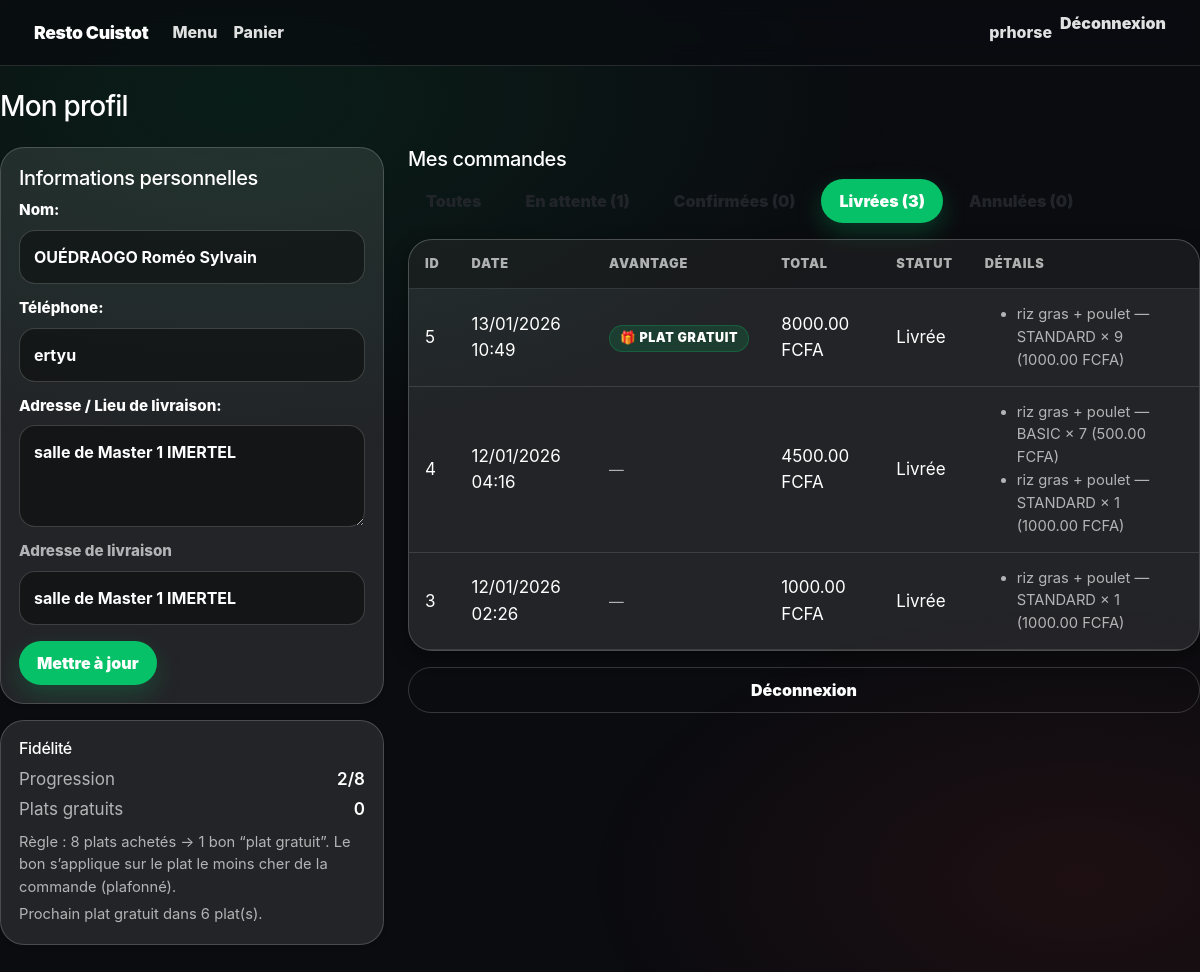
Page /comptes/profile/?status=delivered (signed in) on the committed database.
### comptes/models.py (models this page shows, shortened)
class UserProfile(models.Model):
    user = models.OneToOneField(
        settings.AUTH_USER_MODEL,
        on_delete=models.CASCADE,
        related_name="profile"
    )
    full_name = models.CharField(max_length=150, blank=True)
    phone = models.CharField(max_length=10, blank=True)
    address = models.TextField(blank=True ,default="salle de Master 1 IMERTEL")

### orders/models.py (models this page shows, shortened)
class Order(models.Model):
    STATUS_CHOICES = (
        ("pending", "En attente"),
        ("confirmed", "Confirmée"),
        ("canceled", "Annulée"),
        ("delivered", "Livrée"),
    )
    user = models.ForeignKey(
        settings.AUTH_USER_MODEL,
        on_delete=models.CASCADE,
        null=True, blank=True,
        related_name="orders",
    )
    created_at = models.DateTimeField(auto_now_add=True)
    customer_name = models.CharField(max_length=150)
    phone = models.CharField(max_length=20)
    address = models.TextField(blank=True, default="")
    subtotal = models.DecimalField(max_digits=10, decimal_places=2, default=Decimal("0.00"))
    discount_total = models.DecimalField(max_digits=10, decimal_places=2, default=Decimal("0.00"))
    total = models.DecimalField(max_digits=10, decimal_places=2, default=Decimal("0.00"))
    promo_code = models.CharField(max_length=32, null=True, blank=True)
    status = models.CharField(max_length=20, choices=STATUS_CHOICES, default="pending")

class OrderItem(models.Model):
    order = models.ForeignKey(Order, on_delete=models.CASCADE, related_name="items")
    meal = models.ForeignKey(Meal, on_delete=models.PROTECT)
    variant_code = models.CharField(max_length=20, default="standard")  # <-- AJOUT
    quantity = models.PositiveIntegerField(default=1)
    unit_price = models.DecimalField(max_digits=10, decimal_places=2)  # <-- un peu plus large

### shop/models.py (models this page shows, shortened)
class Meal(models.Model):
    category = models.ForeignKey(Category, on_delete=models.CASCADE, related_name='meals')
    name = models.CharField(max_length=150)
    slug = models.SlugField(unique=True)
    description = models.TextField(blank=True)
    is_active = models.BooleanField(default=True)
    image = models.ImageField(upload_to='meals/', blank=True, null=True)
    stock = models.PositiveIntegerField(default=0)  # stock global (optionnel)
    max_per_order = models.PositiveIntegerField(default=10)
    available_weekdays = models.JSONField(default=list, blank=True)  # ex: [0,2,4]

### comptes/views.py (the view)
# urls.py: path('profile/', views.profile, name='profile'),
@login_required
def profile(request):
    profile_obj, _ = UserProfile.objects.get_or_create(user=request.user)
    if request.method == "POST":
        form = ProfileForm(request.POST, instance=profile_obj)
        if form.is_valid():
            form.save()
    else:
        form = ProfileForm(instance=profile_obj)
    loyalty, _ = LoyaltyAccount.objects.get_or_create(user=request.user)
    free_vouchers = FreeItemVoucher.objects.filter(
        user=request.user,
        status=FreeItemVoucher.Status.AVAILABLE
    ).count()
    status = request.GET.get("status", "all")
    qs = (Order.objects
      .filter(user=request.user)
      .prefetch_related("items", "used_vouchers")  # used_vouchers = related_name dans FreeItemVoucher.used_order
      .order_by("-created_at"))
    if status != "all":
        qs = qs.filter(status=status)
    status_counts = (
        Order.objects.filter(user=request.user)
        .values("status")
        .annotate(n=Count("id"))
    )
    counts_map = {x["status"]: x["n"] for x in status_counts}
    counts = {
        "pending": counts_map.get("pending", 0),
        "confirmed": counts_map.get("confirmed", 0),
        "delivered": counts_map.get("delivered", 0),
        "canceled": counts_map.get("canceled", 0),
    }
    next_free_in = (8 - (loyalty.stamps % 8)) if (loyalty.stamps % 8) != 0 else 0
    return render(request, "registration/profile.html", {
        "form": form,
        "profile": profile_obj,   # <-- AJOUT
        "orders": qs,
        "status": status,
        "counts": counts,
        "loyalty_points": loyalty.stamps,
        "free_vouchers": free_vouchers,
        "next_free_in" : next_free_in,
    })

### comptes/forms.py
class ProfileForm(forms.ModelForm):
    address = forms.CharField(
        label="Adresse / Lieu de livraison",
        required=False,
        widget=forms.Textarea(attrs={
            "class": "form-control",
            "rows": 3,
            "readonly": "readonly"
        })
    )
    class Meta:
        model = UserProfile
        fields = ["full_name", "phone", "address"]
        labels = {
            "full_name": "Nom",
            "phone": "Téléphone",
        }
        widgets = {
            "full_name": forms.TextInput(attrs={"class": "form-control"}),
            "phone": forms.TextInput(attrs={"class": "form-control"}),
        }

### orders/cart.py (called while the page is built)
    def __len__(self):
        return sum(int(item.get("quantity", 0)) for item in self.cart.values())

### orders/context_processors.py (called while the page is built)
def cart(request):
    return {"cart": Cart(request)}

### comptes/templates/registration/profile.html (shortened to what this page needs)
{% extends "base.html" %}
{% block content %}
<h1 class="h3 mb-4">Mon profil</h1>
<div class="row g-4">
  <div class="col-lg-4">
    <div class="card card-body shadow-sm mb-3">
      <h2 class="h5">Informations personnelles</h2>
      <form method="post">
        {{ form.as_p }}
        <div class="mb-3">
          <label class="form-label text-muted">Adresse de livraison</label>
          <div class="form-control bg-light">
            {{ profile.address }}
          </div>
        </div>
        <button type="submit" class="btn btn-primary btn-sm">Mettre à jour</button>
      </form>
    </div>
    <div class="card card-body shadow-sm">
      <h2 class="h6 mb-2">Fidélité</h2>
      <div class="d-flex justify-content-between">
        <span class="text-muted">Progression</span>
        <span class="fw-semibold">{{ loyalty_points }}/8</span>
      </div>
      <div class="d-flex justify-content-between mt-1">
        <span class="text-muted">Plats gratuits</span>
        <span class="fw-semibold">{{ free_vouchers }}</span>
      </div>
      <div class="text-muted small mt-2">
        Règle : 8 plats achetés → 1 bon “plat gratuit”.
        Le bon s’applique sur le plat le moins cher de la commande (plafonné).
      </div>
      {% if next_free_in > 0 %}
        <div class="text-muted small mt-1">
          Prochain plat gratuit dans {{ next_free_in }} plat(s).
        </div>
      {% endif %}
    </div>
  </div>
  <div class="col-lg-8">
    <div class="d-flex justify-content-between align-items-center mb-2">
      <h2 class="h5 mb-0">Mes commandes</h2>
    </div>
    <div class="d-flex flex-wrap gap-2 mb-3">
      <a class="btn btn-sm {% if status == 'all' %}btn-dark{% else %}btn-outline-dark{% endif %}"
         href="?status=all">
      </a>
      <a class="btn btn-sm {% if status == 'pending' %}btn-dark{% else %}btn-outline-dark{% endif %}"
         href="?status=pending">
        En attente ({{ counts.pending }})
      </a>
      <a class="btn btn-sm {% if status == 'confirmed' %}btn-dark{% else %}btn-outline-dark{% endif %}"
         href="?status=confirmed">
        Confirmées ({{ counts.confirmed }})
      </a>
      <a class="btn btn-sm {% if status == 'delivered' %}btn-dark{% else %}btn-outline-dark{% endif %}"
         href="?status=delivered">
        Livrées ({{ counts.delivered }})
      </a>
      <a class="btn btn-sm {% if status == 'canceled' %}btn-dark{% else %}btn-outline-dark{% endif %}"
         href="?status=canceled">
        Annulées ({{ counts.canceled }})
      </a>
    </div>
    <div class="card table-card">
      <div class="table-responsive">
        <table class="table table-sm align-middle mb-0 table-darklike">
          <thead>
            <tr>
              <th>ID</th>
              <th>Date</th>
              <th>Avantage</th>
              <th>Total</th>
              <th>Statut</th>
              <th>Détails</th>
            </tr>
          </thead>
          <tbody>
            {% for order in orders %}
              <tr>
                <td>{{ order.id }}</td>
                <td>{{ order.created_at|date:"d/m/Y H:i" }}</td>
                <td>
                  {% if order.used_vouchers.all|length > 0 %}
                    <span class="badge badge-primary">🎁 Plat gratuit</span>
                  {% elif order.promo_code %}
                    <span class="badge badge-primary">🏷️ Promo</span>
                  {% else %}
                    <span class="text-muted small">—</span>
                  {% endif %}
                </td>
                <td>{{ order.total }} FCFA</td>
                <td>{{ order.get_status_display }}</td>
                <td>
                  <ul class="mb-0 small">
                    {% for item in order.items.all %}
                      <li>
                        {{ item.meal.name }}
                        — {{ item.variant_code|upper }}
                        × {{ item.quantity }}
                        ({{ item.unit_price }} FCFA)
                      </li>
                    {% endfor %}
                  </ul>
                </td>
              </tr>
            {% empty %}
              <tr>
                <td colspan="6" class="text-muted">Aucune commande pour le moment.</td>
              </tr>
            {% endfor %}
          </tbody>
        </table>
      </div>
    </div>
      <form method="post" action="{% url 'comptes:logout' %}">
        <button type="submit" class="btn btn-outline-secondary w-100 mt-3">
          Déconnexion
        </button>
      </form>
  </div>
{% endblock %}

### shop/templates/base.html (shortened to what this page needs)
{% load static %}
<!DOCTYPE html>
<html lang="fr">
  <head>
    <link
      href="https://cdn.jsdelivr.net/npm/bootstrap@5.3.3/dist/css/bootstrap.min.css"
      rel="stylesheet"
    >
  <link rel="stylesheet" href="{% static 'shop/css/app.css' %}">
  </head>
<body hx-headers='{"X-CSRFToken": "{{ csrf_token }}"}'>
   <nav class="navbar navbar-expand-lg navbar-dark navbar-food sticky-top">
    <div class="container">
      <a class="navbar-brand" href="{% url 'shop:meal_list' %}">Resto Cuistot</a>
      <div class="collapse navbar-collapse" id="navbarNav">
        <ul class="navbar-nav me-auto">
          <li class="nav-item">
            <a class="nav-link" href="{% url 'shop:meal_list' %}">Menu</a>
          </li>
          <li class="nav-item">
            <a class="nav-link position-relative" href="{% url 'orders:cart_detail' %}">
              Panier
            </a>
          </li>
        </ul>
        <ul class="navbar-nav ms-auto">
        {% if user.is_authenticated %}
          <a class="nav-link" href="{% url 'comptes:profile' %}">{{ user.username }}</a>
          <form method="post" action="{% url 'comptes:logout' %}" class="d-inline">
            <button type="submit" class="btn btn-link nav-link p-0 align-baseline">
              Déconnexion
            </button>
          </form>
        {% else %}
          <a class="nav-link" href="{% url 'comptes:login' %}">Connexion</a>
        {% endif %}
        </ul>
      </div>
    </div>
  </nav>
  <main class="main-content">
    {% block content %}{% endblock %}
  </main>
</body>
</body>
</html>

### rows in the picture
UserProfile: full_name "OUÉDRAOGO Roméo Sylvain", phone "ertyu", address "salle de Master 1 IMERTEL"
Order: id "5", created_at "13/01/2026 10:49", shows "🎁 PLAT GRATUIT", total "8000.00", status "Livrée"
OrderItem: meal.name "riz gras + poulet", variant_code "STANDARD", quantity "9", unit_price "1000.00"
Order: id "4", created_at "12/01/2026 04:16", total "4500.00", status "Livrée"
OrderItem: meal.name "riz gras + poulet", variant_code "BASIC", quantity "7", unit_price "500.00"
OrderItem: meal.name "riz gras + poulet", variant_code "STANDARD", quantity "1", unit_price "1000.00"
Order: id "3", created_at "12/01/2026 02:26", total "1000.00", status "Livrée"
OrderItem: meal.name "riz gras + poulet", variant_code "STANDARD", quantity "1", unit_price "1000.00"

### other values in the picture
{{ user.username }} "prhorse"
{{ loyalty_points }} "2"
{{ free_vouchers }} "0"
{{ next_free_in }} "6"
{{ counts.pending }} "1"
{{ counts.confirmed }} "0"
{{ counts.delivered }} "3"
{{ counts.canceled }} "0"
